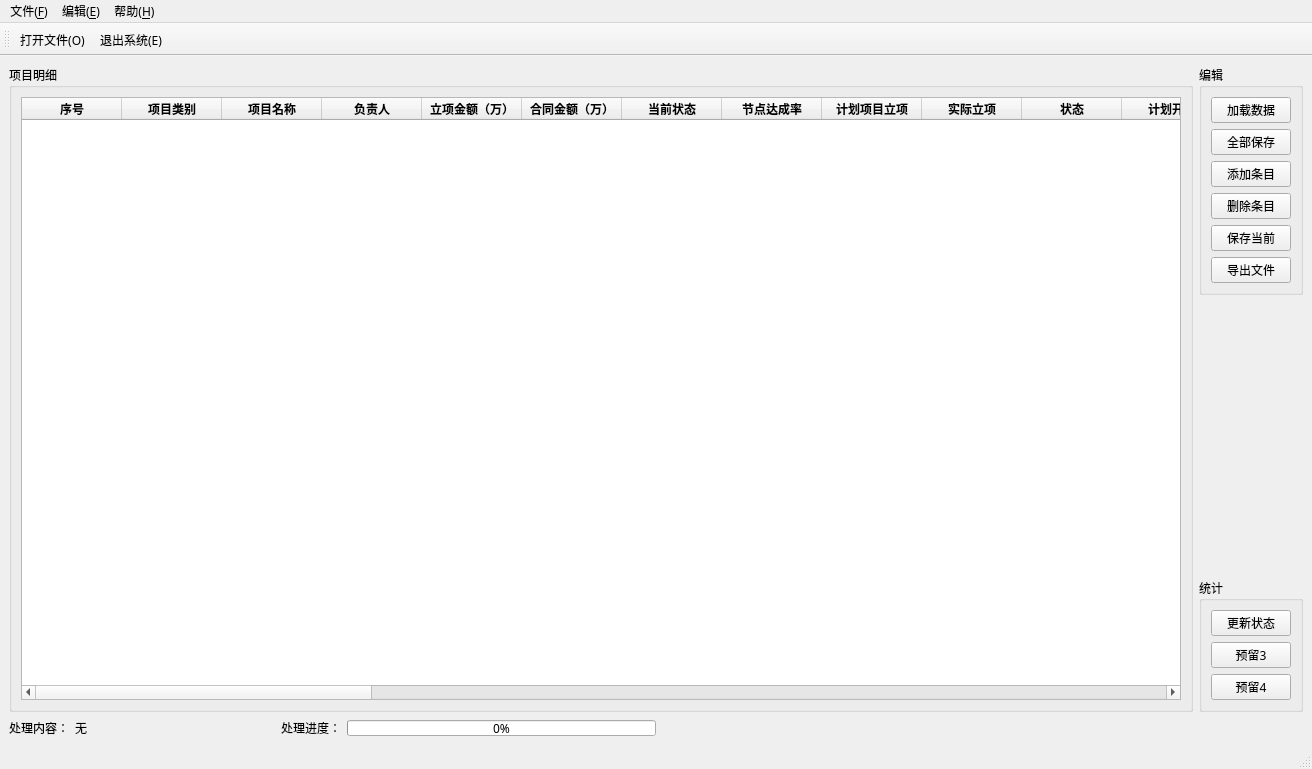
<?xml version="1.0" encoding="UTF-8"?>
<ui version="4.0">
 <class>MainWindows</class>
 <widget class="QMainWindow" name="MainWindows">
  <property name="geometry">
   <rect>
    <x>0</x>
    <y>0</y>
    <width>1312</width>
    <height>769</height>
   </rect>
  </property>
  <property name="font">
   <font>
    <family>微软雅黑</family>
   </font>
  </property>
  <property name="windowTitle">
   <string>《项目管理系统》  --designed by 皮皮爹地</string>
  </property>
  <property name="windowIcon">
   <iconset resource="Images.qrc">
    <normaloff>:/images/resources/images/pg1.ico</normaloff>:/images/resources/images/pg1.ico</iconset>
  </property>
  <widget class="QWidget" name="centralwidget">
   <layout class="QGridLayout" name="gridLayout">
    <item row="0" column="0">
     <layout class="QVBoxLayout" name="verticalLayout_7">
      <item>
       <layout class="QHBoxLayout" name="horizontalLayout">
        <item>
         <widget class="QGroupBox" name="groupBox">
          <property name="title">
           <string>项目明细</string>
          </property>
          <layout class="QVBoxLayout" name="verticalLayout">
           <item>
            <widget class="QTableWidget" name="detailsWidget">
             <property name="minimumSize">
              <size>
               <width>700</width>
               <height>400</height>
              </size>
             </property>
             <property name="sortingEnabled">
              <bool>false</bool>
             </property>
             <column>
              <property name="text">
               <string>序号</string>
              </property>
              <property name="font">
               <font>
                <weight>75</weight>
                <bold>true</bold>
               </font>
              </property>
             </column>
             <column>
              <property name="text">
               <string>项目类别</string>
              </property>
              <property name="font">
               <font>
                <weight>75</weight>
                <bold>true</bold>
               </font>
              </property>
             </column>
             <column>
              <property name="text">
               <string>项目名称</string>
              </property>
              <property name="font">
               <font>
                <weight>75</weight>
                <bold>true</bold>
               </font>
              </property>
             </column>
             <column>
              <property name="text">
               <string>负责人</string>
              </property>
              <property name="font">
               <font>
                <weight>75</weight>
                <bold>true</bold>
               </font>
              </property>
             </column>
             <column>
              <property name="text">
               <string>立项金额（万）</string>
              </property>
              <property name="font">
               <font>
                <weight>75</weight>
                <bold>true</bold>
               </font>
              </property>
             </column>
             <column>
              <property name="text">
               <string>合同金额（万）</string>
              </property>
              <property name="font">
               <font>
                <weight>75</weight>
                <bold>true</bold>
               </font>
              </property>
             </column>
             <column>
              <property name="text">
               <string>当前状态</string>
              </property>
              <property name="font">
               <font>
                <weight>75</weight>
                <bold>true</bold>
               </font>
              </property>
             </column>
             <column>
              <property name="text">
               <string>节点达成率</string>
              </property>
              <property name="font">
               <font>
                <weight>75</weight>
                <bold>true</bold>
               </font>
              </property>
             </column>
             <column>
              <property name="text">
               <string>计划项目立项</string>
              </property>
              <property name="font">
               <font>
                <weight>75</weight>
                <bold>true</bold>
               </font>
              </property>
             </column>
             <column>
              <property name="text">
               <string>实际立项</string>
              </property>
              <property name="font">
               <font>
                <weight>75</weight>
                <bold>true</bold>
               </font>
              </property>
             </column>
             <column>
              <property name="text">
               <string>状态</string>
              </property>
              <property name="font">
               <font>
                <weight>75</weight>
                <bold>true</bold>
               </font>
              </property>
             </column>
             <column>
              <property name="text">
               <string>计划开标</string>
              </property>
              <property name="font">
               <font>
                <weight>75</weight>
                <bold>true</bold>
               </font>
              </property>
             </column>
             <column>
              <property name="text">
               <string>实际开标</string>
              </property>
              <property name="font">
               <font>
                <weight>75</weight>
                <bold>true</bold>
               </font>
              </property>
             </column>
             <column>
              <property name="text">
               <string>状态</string>
              </property>
              <property name="font">
               <font>
                <weight>75</weight>
                <bold>true</bold>
               </font>
              </property>
             </column>
             <column>
              <property name="text">
               <string>计划合同签订</string>
              </property>
              <property name="font">
               <font>
                <weight>75</weight>
                <bold>true</bold>
               </font>
              </property>
             </column>
             <column>
              <property name="text">
               <string>实际合同签订</string>
              </property>
              <property name="font">
               <font>
                <weight>75</weight>
                <bold>true</bold>
               </font>
              </property>
             </column>
             <column>
              <property name="text">
               <string>状态</string>
              </property>
              <property name="font">
               <font>
                <weight>75</weight>
                <bold>true</bold>
               </font>
              </property>
             </column>
             <column>
              <property name="text">
               <string>计划采购制造</string>
              </property>
              <property name="font">
               <font>
                <weight>75</weight>
                <bold>true</bold>
               </font>
              </property>
             </column>
             <column>
              <property name="text">
               <string>实际采购制造</string>
              </property>
              <property name="font">
               <font>
                <weight>75</weight>
                <bold>true</bold>
               </font>
              </property>
             </column>
             <column>
              <property name="text">
               <string>状态</string>
              </property>
              <property name="font">
               <font>
                <weight>75</weight>
                <bold>true</bold>
               </font>
              </property>
             </column>
             <column>
              <property name="text">
               <string>计划到货</string>
              </property>
              <property name="font">
               <font>
                <weight>75</weight>
                <bold>true</bold>
               </font>
              </property>
             </column>
             <column>
              <property name="text">
               <string>实际到货</string>
              </property>
              <property name="font">
               <font>
                <weight>75</weight>
                <bold>true</bold>
               </font>
              </property>
             </column>
             <column>
              <property name="text">
               <string>状态</string>
              </property>
              <property name="font">
               <font>
                <weight>75</weight>
                <bold>true</bold>
               </font>
              </property>
             </column>
             <column>
              <property name="text">
               <string>计划安装调试</string>
              </property>
              <property name="font">
               <font>
                <weight>75</weight>
                <bold>true</bold>
               </font>
              </property>
             </column>
             <column>
              <property name="text">
               <string>实际安装调试</string>
              </property>
              <property name="font">
               <font>
                <weight>75</weight>
                <bold>true</bold>
               </font>
              </property>
             </column>
             <column>
              <property name="text">
               <string>状态</string>
              </property>
              <property name="font">
               <font>
                <weight>75</weight>
                <bold>true</bold>
               </font>
              </property>
             </column>
             <column>
              <property name="text">
               <string>计划工艺验证</string>
              </property>
              <property name="font">
               <font>
                <weight>75</weight>
                <bold>true</bold>
               </font>
              </property>
             </column>
             <column>
              <property name="text">
               <string>实际工艺验证</string>
              </property>
              <property name="font">
               <font>
                <weight>75</weight>
                <bold>true</bold>
               </font>
              </property>
             </column>
             <column>
              <property name="text">
               <string>状态</string>
              </property>
              <property name="font">
               <font>
                <weight>75</weight>
                <bold>true</bold>
               </font>
              </property>
             </column>
             <column>
              <property name="text">
               <string>计划预验收</string>
              </property>
              <property name="font">
               <font>
                <weight>75</weight>
                <bold>true</bold>
               </font>
              </property>
             </column>
             <column>
              <property name="text">
               <string>实际预验收</string>
              </property>
              <property name="font">
               <font>
                <weight>75</weight>
                <bold>true</bold>
               </font>
              </property>
             </column>
             <column>
              <property name="text">
               <string>状态</string>
              </property>
              <property name="font">
               <font>
                <weight>75</weight>
                <bold>true</bold>
               </font>
              </property>
             </column>
             <column>
              <property name="text">
               <string>计划终验收</string>
              </property>
              <property name="font">
               <font>
                <weight>75</weight>
                <bold>true</bold>
               </font>
              </property>
             </column>
             <column>
              <property name="text">
               <string>实际终验收</string>
              </property>
              <property name="font">
               <font>
                <weight>75</weight>
                <bold>true</bold>
               </font>
              </property>
             </column>
             <column>
              <property name="text">
               <string>状态</string>
              </property>
              <property name="font">
               <font>
                <weight>75</weight>
                <bold>true</bold>
               </font>
              </property>
             </column>
             <column>
              <property name="text">
               <string>资料归档</string>
              </property>
              <property name="font">
               <font>
                <weight>75</weight>
                <bold>true</bold>
               </font>
              </property>
             </column>
             <column>
              <property name="text">
               <string>供应商后评价</string>
              </property>
              <property name="font">
               <font>
                <weight>75</weight>
                <bold>true</bold>
               </font>
              </property>
             </column>
            </widget>
           </item>
          </layout>
         </widget>
        </item>
        <item>
         <layout class="QVBoxLayout" name="verticalLayout_6">
          <item>
           <widget class="QGroupBox" name="groupBox_2">
            <property name="title">
             <string>编辑</string>
            </property>
            <layout class="QVBoxLayout" name="verticalLayout_3">
             <item>
              <layout class="QVBoxLayout" name="verticalLayout_2">
               <item>
                <widget class="QPushButton" name="loadButton">
                 <property name="font">
                  <font>
                   <family>微软雅黑</family>
                  </font>
                 </property>
                 <property name="styleSheet">
                  <string notr="true"/>
                 </property>
                 <property name="text">
                  <string>加载数据</string>
                 </property>
                 <property name="icon">
                  <iconset resource="Images.qrc">
                   <normaloff>:/images/resources/images/pg1.ico</normaloff>:/images/resources/images/pg1.ico</iconset>
                 </property>
                </widget>
               </item>
               <item>
                <widget class="QPushButton" name="saveAllButton">
                 <property name="font">
                  <font>
                   <family>微软雅黑</family>
                  </font>
                 </property>
                 <property name="styleSheet">
                  <string notr="true"/>
                 </property>
                 <property name="text">
                  <string>全部保存</string>
                 </property>
                </widget>
               </item>
               <item>
                <widget class="QPushButton" name="addButton">
                 <property name="font">
                  <font>
                   <family>微软雅黑</family>
                  </font>
                 </property>
                 <property name="styleSheet">
                  <string notr="true"/>
                 </property>
                 <property name="text">
                  <string>添加条目</string>
                 </property>
                </widget>
               </item>
               <item>
                <widget class="QPushButton" name="deleteButton">
                 <property name="font">
                  <font>
                   <family>微软雅黑</family>
                  </font>
                 </property>
                 <property name="styleSheet">
                  <string notr="true"/>
                 </property>
                 <property name="text">
                  <string>删除条目</string>
                 </property>
                </widget>
               </item>
               <item>
                <widget class="QPushButton" name="saveButton">
                 <property name="font">
                  <font>
                   <family>微软雅黑</family>
                  </font>
                 </property>
                 <property name="styleSheet">
                  <string notr="true"/>
                 </property>
                 <property name="text">
                  <string>保存当前</string>
                 </property>
                </widget>
               </item>
               <item>
                <widget class="QPushButton" name="saveFileButton">
                 <property name="text">
                  <string>导出文件</string>
                 </property>
                </widget>
               </item>
              </layout>
             </item>
            </layout>
           </widget>
          </item>
          <item>
           <spacer name="verticalSpacer">
            <property name="orientation">
             <enum>Qt::Vertical</enum>
            </property>
            <property name="sizeHint" stdset="0">
             <size>
              <width>20</width>
              <height>40</height>
             </size>
            </property>
           </spacer>
          </item>
          <item>
           <widget class="QGroupBox" name="groupBox_3">
            <property name="title">
             <string>统计</string>
            </property>
            <layout class="QVBoxLayout" name="verticalLayout_5">
             <item>
              <layout class="QVBoxLayout" name="verticalLayout_4">
               <item>
                <widget class="QPushButton" name="updateStatusButton">
                 <property name="text">
                  <string>更新状态</string>
                 </property>
                </widget>
               </item>
               <item>
                <widget class="QPushButton" name="pushButton_2">
                 <property name="text">
                  <string>预留3</string>
                 </property>
                </widget>
               </item>
               <item>
                <widget class="QPushButton" name="pushButton_3">
                 <property name="text">
                  <string>预留4</string>
                 </property>
                </widget>
               </item>
              </layout>
             </item>
            </layout>
           </widget>
          </item>
         </layout>
        </item>
       </layout>
      </item>
      <item>
       <layout class="QHBoxLayout" name="horizontalLayout_3">
        <item>
         <layout class="QHBoxLayout" name="horizontalLayout_2">
          <item>
           <widget class="QLabel" name="label_2">
            <property name="text">
             <string>处理内容：</string>
            </property>
           </widget>
          </item>
          <item>
           <widget class="QLabel" name="processDetails">
            <property name="minimumSize">
             <size>
              <width>200</width>
              <height>0</height>
             </size>
            </property>
            <property name="text">
             <string>无</string>
            </property>
           </widget>
          </item>
          <item>
           <widget class="QLabel" name="label">
            <property name="text">
             <string>处理进度：</string>
            </property>
           </widget>
          </item>
          <item>
           <widget class="QProgressBar" name="progressBar">
            <property name="maximumSize">
             <size>
              <width>16777215</width>
              <height>16</height>
             </size>
            </property>
            <property name="value">
             <number>0</number>
            </property>
           </widget>
          </item>
         </layout>
        </item>
        <item>
         <spacer name="horizontalSpacer">
          <property name="orientation">
           <enum>Qt::Horizontal</enum>
          </property>
          <property name="sizeHint" stdset="0">
           <size>
            <width>40</width>
            <height>20</height>
           </size>
          </property>
         </spacer>
        </item>
       </layout>
      </item>
     </layout>
    </item>
   </layout>
  </widget>
  <widget class="QMenuBar" name="menubar">
   <property name="geometry">
    <rect>
     <x>0</x>
     <y>0</y>
     <width>1312</width>
     <height>23</height>
    </rect>
   </property>
   <widget class="QMenu" name="menu_F">
    <property name="font">
     <font>
      <family>微软雅黑</family>
     </font>
    </property>
    <property name="title">
     <string>文件(&amp;F)</string>
    </property>
    <addaction name="actionOpen"/>
    <addaction name="actionExit"/>
   </widget>
   <widget class="QMenu" name="menu_E">
    <property name="title">
     <string>编辑(&amp;E)</string>
    </property>
   </widget>
   <widget class="QMenu" name="menu_H">
    <property name="title">
     <string>帮助(&amp;H)</string>
    </property>
    <addaction name="actionHelp"/>
    <addaction name="actionAbout"/>
   </widget>
   <addaction name="menu_F"/>
   <addaction name="menu_E"/>
   <addaction name="menu_H"/>
  </widget>
  <widget class="QStatusBar" name="statusbar"/>
  <widget class="QToolBar" name="toolBar">
   <property name="minimumSize">
    <size>
     <width>0</width>
     <height>30</height>
    </size>
   </property>
   <property name="windowTitle">
    <string>toolBar</string>
   </property>
   <attribute name="toolBarArea">
    <enum>TopToolBarArea</enum>
   </attribute>
   <attribute name="toolBarBreak">
    <bool>false</bool>
   </attribute>
   <addaction name="actionOpen"/>
   <addaction name="actionExit"/>
  </widget>
  <action name="actionOpen">
   <property name="text">
    <string>打开文件(O)</string>
   </property>
   <property name="toolTip">
    <string>从文件导入数据</string>
   </property>
   <property name="statusTip">
    <string>打开文件</string>
   </property>
   <property name="shortcut">
    <string>Ctrl+O</string>
   </property>
  </action>
  <action name="actionExit">
   <property name="text">
    <string>退出系统(E)</string>
   </property>
   <property name="toolTip">
    <string>退出应用</string>
   </property>
   <property name="statusTip">
    <string>退出系统</string>
   </property>
   <property name="shortcut">
    <string>Ctrl+E</string>
   </property>
  </action>
  <action name="actionHelp">
   <property name="text">
    <string>索引(H)</string>
   </property>
   <property name="toolTip">
    <string>进入帮助页</string>
   </property>
   <property name="shortcut">
    <string>Ctrl+H</string>
   </property>
  </action>
  <action name="actionAbout">
   <property name="text">
    <string>关于(A)</string>
   </property>
   <property name="toolTip">
    <string>关于《项目管理系统》</string>
   </property>
   <property name="shortcut">
    <string>Ctrl+A</string>
   </property>
  </action>
 </widget>
 <resources>
  <include location="Images.qrc"/>
 </resources>
 <connections/>
</ui>
